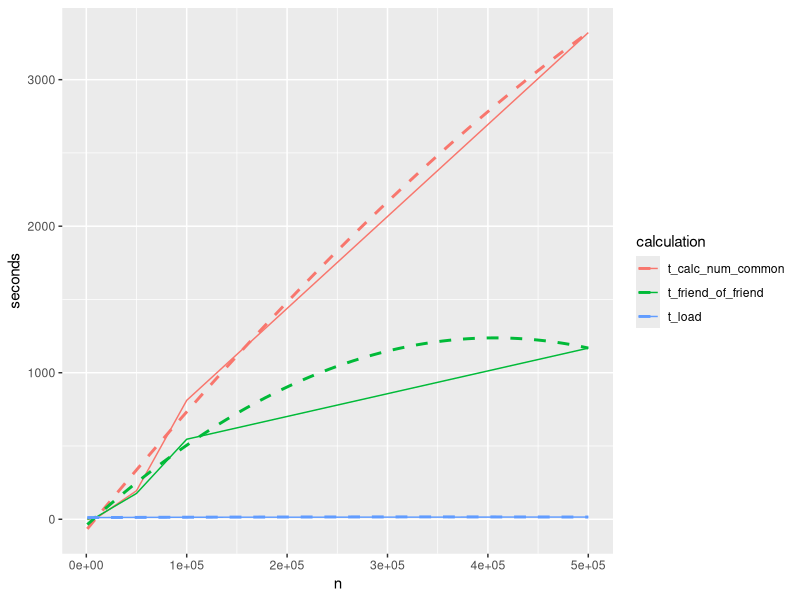

R code for this plot:
times <- tibble::tribble(
  ~n,       ~t_load,  ~t_friend_of_friend, ~t_calc_num_common,
  1000,     11.55,    1.09,                0.09,
  10000,    11.56,    15.07,               7.82,
  50000,    13.02,    176.39,              194.65,
  100000,   13.79,    546.19 ,             811.50,
  500000,   15.11,    1167.94,             3321.11, # 107795 --- 132521 	n =  127
  1000000,  NA,     NA,                NA,
  10000000, NA,     NA,                NA
)


p <- ggplot2::ggplot(
  tidyr::gather(na.omit(times), calculation, seconds, t_load, t_friend_of_friend, t_calc_num_common),
  ggplot2::aes(n, seconds, group = calculation, colour = calculation)) +
  ggplot2::geom_line() +
  ggplot2::geom_smooth(se = FALSE, linetype = 2, span = 3)

linear_model <- lm(t_calc_num_common ~ poly(n,2), na.omit(times))
lm_predictions <- data.frame(
  n = seq(0, 10e6, 10000),
  t_calc_num_common_pred = predict(linear_model, newdata = data.frame(n = seq(0, 10e6, 10000)))
  )
